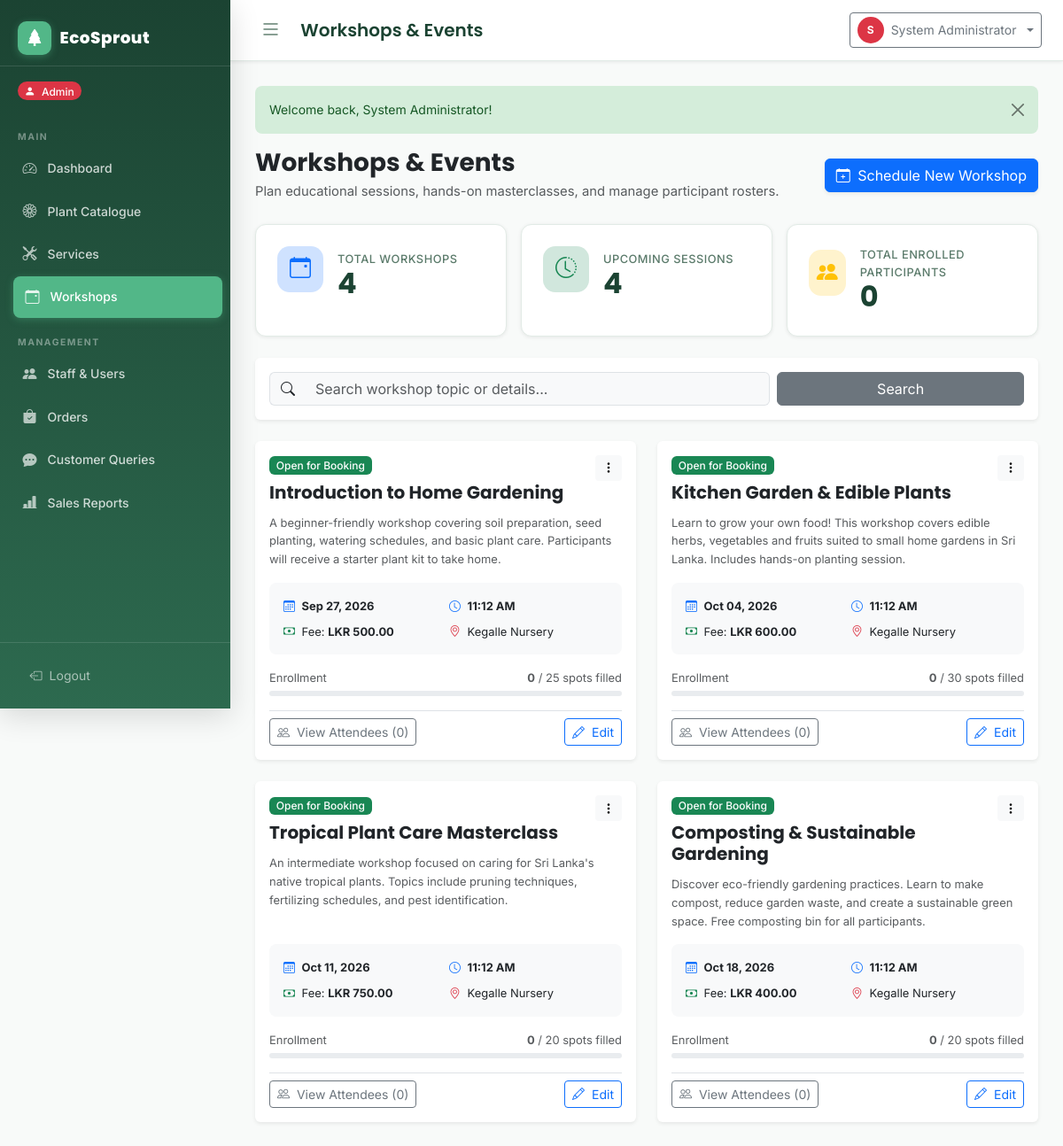
The page /admin/workshops.php (signed in) on the database its author committed.
### tables this page shows
CREATE TABLE IF NOT EXISTS workshops (
    id             INT UNSIGNED AUTO_INCREMENT PRIMARY KEY,
    title          VARCHAR(200)  NOT NULL,
    description    TEXT          NULL,
    schedule_date  DATETIME      NOT NULL,
    capacity       INT UNSIGNED  NOT NULL DEFAULT 20,
    fee            DECIMAL(10,2) NOT NULL DEFAULT 0.00,
    created_at     TIMESTAMP NOT NULL DEFAULT CURRENT_TIMESTAMP,
    updated_at     TIMESTAMP NOT NULL DEFAULT CURRENT_TIMESTAMP ON UPDATE CURRENT_TIMESTAMP,
    INDEX idx_schedule_date (schedule_date)
);

### includes/auth.php (called while the page is built, shortened)
<?php
function getBaseUrl(): string
{
    $protocol = (!empty($_SERVER['HTTPS']) && $_SERVER['HTTPS'] !== 'off') ? 'https' : 'http';
    $host     = $_SERVER['HTTP_HOST'] ?? 'localhost';
    $scriptName = str_replace('\\', '/', $_SERVER['SCRIPT_NAME'] ?? '');
    if (preg_match('#^(.*?)/(?:admin|staff|customer|actions|includes|assets|database)(?:/|$)#i', $scriptName, $matches)) {
        $subFolder = $matches[1];
    } else {
        $subFolder = dirname($scriptName);
    }
    $subFolder = str_replace('\\', '/', $subFolder);
    return rtrim($protocol . '://' . $host . $subFolder, '/');
}

### admin/workshops.php (the view, shortened to what this page needs)
<?php
require_once __DIR__ . '/../includes/auth.php';
require_once __DIR__ . '/../includes/functions.php';
$pdo  = getPDO();
$base = getBaseUrl();
$search = trim($_GET['search'] ?? '');
$params = [];
$whereClause = '';
$stmt = $pdo->prepare("
    SELECT w.*,
           COUNT(r.id) AS registered_count
    FROM workshops w
    LEFT JOIN workshop_registrations r ON w.id = r.workshop_id
    $whereClause
    GROUP BY w.id
    ORDER BY w.schedule_date ASC
");
$stmt->execute($params);
$workshops = $stmt->fetchAll();
$allAttendees = [];
$totalWorkshops = count($workshops);
$upcomingCount = 0;
$totalAttendees = 0;
$now = date('Y-m-d H:i:s');
foreach ($workshops as $ws) {
    if ($ws['schedule_date'] >= $now) {
        $upcomingCount++;
    }
    $totalAttendees += (int)$ws['registered_count'];
}
$pageHeading = 'Workshops & Events';
?>
<!DOCTYPE html>
<html lang="en">
<head>
    <link rel="stylesheet" href="https://cdn.jsdelivr.net/npm/bootstrap@5.3.3/dist/css/bootstrap.min.css">
    <link rel="stylesheet" href="https://cdn.jsdelivr.net/npm/bootstrap-icons@1.11.3/font/bootstrap-icons.min.css">
    <link rel="stylesheet" href="<?= $base ?>/assets/css/style.css">
</head>
<body>
<div class="app-wrapper">
    <?php require_once __DIR__ . '/../components/sidebar.php'; ?>
    <div class="main-content">
        <?php require_once __DIR__ . '/../components/navbar.php'; ?>
        <div class="content-area">
            <?= renderFlash() ?>
            <div class="d-flex flex-column flex-md-row justify-content-between align-items-md-center gap-3 mb-4">
                <div>
                    <h2 class="h3 mb-1 text-dark fw-bold"><?= htmlspecialchars($pageHeading) ?></h2>
                    <p class="text-muted mb-0">Plan educational sessions, hands-on masterclasses, and manage participant rosters.</p>
                </div>
                <div>
                    <button class="btn btn-primary shadow-sm" data-bs-toggle="modal" data-bs-target="#addWorkshopModal">
                        <i class="bi bi-calendar-plus me-1"></i> Schedule New Workshop
                    </button>
                </div>
            </div>
            <div class="row g-3 mb-4">
                <div class="col-6 col-md-4">
                    <div class="stat-card">
                        <div class="d-flex align-items-center gap-3">
                            <div class="stat-icon bg-primary-subtle text-primary">
                                <i class="bi bi-calendar-event"></i>
                            </div>
                            <div>
                                <div class="stat-label">Total Workshops</div>
                                <div class="stat-value"><?= $totalWorkshops ?></div>
                            </div>
                        </div>
                    </div>
                </div>
                <div class="col-6 col-md-4">
                    <div class="stat-card">
                        <div class="d-flex align-items-center gap-3">
                            <div class="stat-icon bg-success-subtle text-success">
                                <i class="bi bi-clock-history"></i>
                            </div>
                            <div>
                                <div class="stat-label">Upcoming Sessions</div>
                                <div class="stat-value"><?= $upcomingCount ?></div>
                            </div>
                        </div>
                    </div>
                </div>
                <div class="col-12 col-md-4">
                    <div class="stat-card">
                        <div class="d-flex align-items-center gap-3">
                            <div class="stat-icon bg-warning-subtle text-warning">
                                <i class="bi bi-people-fill"></i>
                            </div>
                            <div>
                                <div class="stat-label">Total Enrolled Participants</div>
                                <div class="stat-value"><?= $totalAttendees ?></div>
                            </div>
                        </div>
                    </div>
                </div>
            </div>
            <div class="card border-0 shadow-sm mb-4">
                <div class="card-body p-3">
                    <form method="GET" action="" class="row g-2 align-items-center">
                        <div class="col-12 col-md-8">
                            <div class="input-group">
                                <span class="input-group-text bg-light border-end-0"><i class="bi bi-search"></i></span>
                                <input type="text" name="search" class="form-control bg-light border-start-0"
                                       placeholder="Search workshop topic or details..."
                                       value="<?= htmlspecialchars($search) ?>">
                            </div>
                        </div>
                        <div class="col-12 col-md-4 d-flex gap-2">
                            <button type="submit" class="btn btn-secondary flex-grow-1">Search</button>
                        </div>
                    </form>
                </div>
            </div>
            <?php if (empty($workshops)): ?>
                <div class="card border-0 shadow-sm text-center py-5">
                    <div class="card-body">
                        <i class="bi bi-calendar-x display-4 text-muted mb-3 d-block"></i>
                        <h5>No Workshops Found</h5>
                        <p class="text-muted">Schedule your first gardening or plant care workshop today.</p>
                        <button class="btn btn-primary" data-bs-toggle="modal" data-bs-target="#addWorkshopModal">
                            <i class="bi bi-calendar-plus me-1"></i> Add Workshop
                        </button>
                    </div>
                </div>
            <?php else: ?>
                <div class="row g-4">
                    <?php foreach ($workshops as $ws):
                        $isPast = strtotime($ws['schedule_date']) < time();
                        $attendeeList = $allAttendees[$ws['id']] ?? [];
                    ?>
                        <div class="col-12 col-lg-6">
                            <div class="card border-0 shadow-sm h-100">
                                <div class="card-body d-flex flex-column">
                                    <div class="d-flex justify-content-between align-items-start mb-2">
                                        <div>
                                            <?php if ($isPast): ?>
                                                <span class="badge bg-secondary mb-2">Completed / Past</span>
                                            <?php elseif ($ws['registered_count'] >= $ws['capacity']): ?>
                                                <span class="badge bg-danger mb-2">Fully Booked</span>
                                            <?php else: ?>
                                                <span class="badge bg-success mb-2">Open for Booking</span>
                                            <?php endif; ?>
                                            <h5 class="fw-bold text-dark mb-1"><?= htmlspecialchars($ws['title']) ?></h5>
                                        </div>
                                        <div class="dropdown">
                                            <button class="btn btn-sm btn-light border-0" data-bs-toggle="dropdown">
                                                <i class="bi bi-three-dots-vertical"></i>
                                            </button>
                                        </div>
                                    </div>
                                    <p class="text-muted small flex-grow-1 mb-3">
                                        <?= nl2br(htmlspecialchars($ws['description'] ?? '')) ?>
                                    </p>
                                    <div class="bg-light p-3 rounded-3 mb-3">
                                        <div class="row g-2 text-dark small">
                                            <div class="col-6">
                                                <i class="bi bi-calendar3 text-primary me-1"></i>
                                                <strong><?= date('M d, Y', strtotime($ws['schedule_date'])) ?></strong>
                                            </div>
                                            <div class="col-6">
                                                <i class="bi bi-clock text-primary me-1"></i>
                                                <strong><?= date('h:i A', strtotime($ws['schedule_date'])) ?></strong>
                                            </div>
                                            <div class="col-6">
                                                <i class="bi bi-cash text-success me-1"></i>
                                                Fee: <strong><?= (float)$ws['fee'] > 0 ? formatLKR($ws['fee']) : '<span class="text-success fw-bold">FREE</span>' ?></strong>
                                            </div>
                                            <div class="col-6">
                                                <i class="bi bi-geo-alt text-danger me-1"></i>
                                                Kegalle Nursery
                                            </div>
                                        </div>
                                    </div>
                                    <div class="mb-3">
                                        <div class="d-flex justify-content-between small text-muted mb-1">
                                            <span>Enrollment</span>
                                            <span><strong><?= $ws['registered_count'] ?></strong> / <?= $ws['capacity'] ?> spots filled</span>
                                        </div>
                                        <div class="progress" style="height: 6px;">
                                        </div>
                                    </div>
                                    <div class="d-flex justify-content-between align-items-center pt-2 border-top mt-auto">
                                        <button class="btn btn-outline-secondary btn-sm"
                                                onclick='showAttendees(<?= (int)$ws['id'] ?>, <?= json_encode($ws['title']) ?>, <?= json_encode($attendeeList) ?>)'>
                                            <i class="bi bi-people me-1"></i> View Attendees (<?= count($attendeeList) ?>)
                                        </button>
                                        <button class="btn btn-outline-primary btn-sm"
                                                onclick='openEditWorkshop(<?= json_encode($ws) ?>)'>
                                            <i class="bi bi-pencil me-1"></i> Edit
                                        </button>
                                    </div>
                                </div>
                            </div>
                        </div>
                    <?php endforeach; ?>
                </div>
            <?php endif; ?>
        </div>
    </div>
</div>
</body>
</html>

### assets/css/style.css (style rules this page uses)
:root { --eco-primary: #2d6a4f; --eco-primary-dark: #1b4332; --eco-primary-light: #40916c; --eco-accent: #52b788; --eco-accent-light: #95d5b2; --eco-mint: #d8f3dc; --eco-earth: #a98467; --eco-sand: #f4e8c1; --eco-bark: #6b4226; --eco-gray-50: #f8faf9; --eco-gray-100: #f0f4f2; --eco-gray-200: #e2ebe6; --eco-gray-400: #9dbaab; --eco-gray-600: #5a7a6a; --eco-gray-800: #2c3e35; --sidebar-width: 260px; --navbar-height: 64px; --border-radius: 12px; --border-radius-sm: 8px; --shadow-sm: 0 1px 4px rgba(0,0,0,0.08); --shadow-md: 0 4px 16px rgba(0,0,0,0.10); --shadow-lg: 0 8px 32px rgba(0,0,0,0.14); --transition: all 0.25s cubic-bezier(.4,0,.2,1); }
*, *::before, *::after { box-sizing: border-box; }
html { scroll-behavior: smooth; }
body { font-family: 'Inter', system-ui, sans-serif; background-color: var(--eco-gray-50); color: var(--eco-gray-800); font-size: 0.925rem; line-height: 1.6; min-height: 100vh; }
h1, h2, h3, h4, h5, h6 { font-family: 'Poppins', 'Inter', sans-serif; font-weight: 700; color: var(--eco-primary-dark); }
.app-wrapper { display: flex; width: 100%; min-height: 100vh; overflow-x: hidden; position: relative; }
.main-content { margin-left: 260px !important; width: calc(100% - 260px) !important; max-width: calc(100% - 260px) !important; min-width: 0; flex: 1 1 auto; display: flex; flex-direction: column; min-height: 100vh; transition: margin-left 0.3s cubic-bezier(.4,0,.2,1), width 0.3s cubic-bezier(.4,0,.2,1), max-width 0.3s cubic-bezier(.4,0,.2,1); overflow-x: hidden; box-sizing: border-box; }
.content-area, .page-content { padding: 1.75rem; flex: 1 0 auto; width: 100%; max-width: 100%; min-width: 0; }
.stat-card { background: #fff; border-radius: var(--border-radius); padding: 1.5rem; box-shadow: var(--shadow-sm); border: 1px solid var(--eco-gray-200); transition: var(--transition); height: 100%; }
.stat-card .stat-icon { width: 52px; height: 52px; border-radius: 14px; display: flex; align-items: center; justify-content: center; font-size: 1.5rem; margin-bottom: 1rem; }
.stat-card .stat-value { font-size: 2rem; font-weight: 700; font-family: 'Poppins', sans-serif; color: var(--eco-primary-dark); line-height: 1; margin-bottom: 0.25rem; }
.stat-card .stat-label { font-size: 0.8rem; font-weight: 500; color: var(--eco-gray-600); text-transform: uppercase; letter-spacing: 0.5px; }
.badge { font-weight: 500; font-size: 0.75rem; padding: 0.35em 0.65em; }

### rows shown on the page
workshops: shows "Open for Booking", title "Introduction to Home Gardening", description "A beginner-friendly workshop covering soil preparation, seed planting, watering schedules, and basic plant care. Participants will receive a starter plant kit to take home.", schedule_date "Sep 27, 2026", schedule_date "11:12 AM", fee "LKR 500.00", registered_count "0", capacity "25", id "0"
workshops: shows "Open for Booking", title "Kitchen Garden & Edible Plants", description "Learn to grow your own food! This workshop covers edible herbs, vegetables and fruits suited to small home gardens in Sri Lanka. Includes hands-on planting session.", schedule_date "Oct 04, 2026", schedule_date "11:12 AM", fee "LKR 600.00", registered_count "0", capacity "30", id "0"
workshops: shows "Open for Booking", title "Tropical Plant Care Masterclass", description "An intermediate workshop focused on caring for Sri Lanka's native tropical plants. Topics include pruning techniques, fertilizing schedules, and pest identification.", schedule_date "Oct 11, 2026", schedule_date "11:12 AM", fee "LKR 750.00", registered_count "0", capacity "20", id "0"
workshops: shows "Open for Booking", title "Composting & Sustainable Gardening", description "Discover eco-friendly gardening practices. Learn to make compost, reduce garden waste, and create a sustainable green space. Free composting bin for all participants.", schedule_date "Oct 18, 2026", schedule_date "11:12 AM", fee "LKR 400.00", registered_count "0", capacity "20", id "0"

### other values the page prints
$role "Admin"
$pageHeading "Workshops & Events"
substr($userName, 0, 1) "S"
$userName "System Administrator"
$msg "Welcome back, System Administrator!"
$totalWorkshops "4"
$upcomingCount "4"
$totalAttendees "0"
